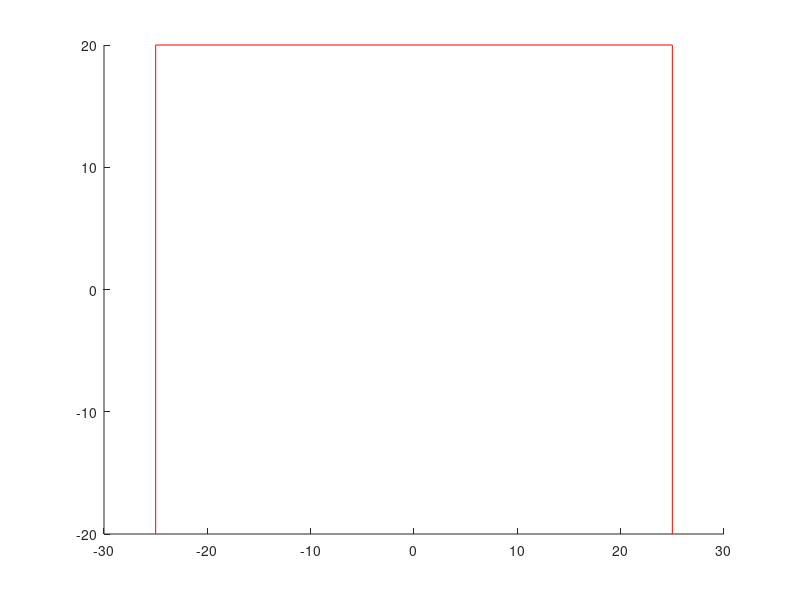

MATLAB code for this plot:
function empic1

global movi xx yy A counter tipul culoare numar r background
global switcher image_number valoare values_string deleter

switcher=0;

          l=get(gca,'currentpoint');
          abx=round(l(3));
          aby=round(l(1));
          
          numar=numar+1;
          
         octogon=[];
         
             
         ocols=[abx-20, abx+20, abx+20, abx-20];
         orows=[aby-25, aby-25, aby+25, aby+25];
         
         xx=ocols;
         yy=orows;
    counter=8;
           % disp(orows); 
           % disp(ocols);
     line(yy,xx,'color','r');
  %     octogon=roipoly(A(:,:),orows,ocols);
       
  %     pos=find(octogon==1);
  %    valoare=mean(A(pos));
     